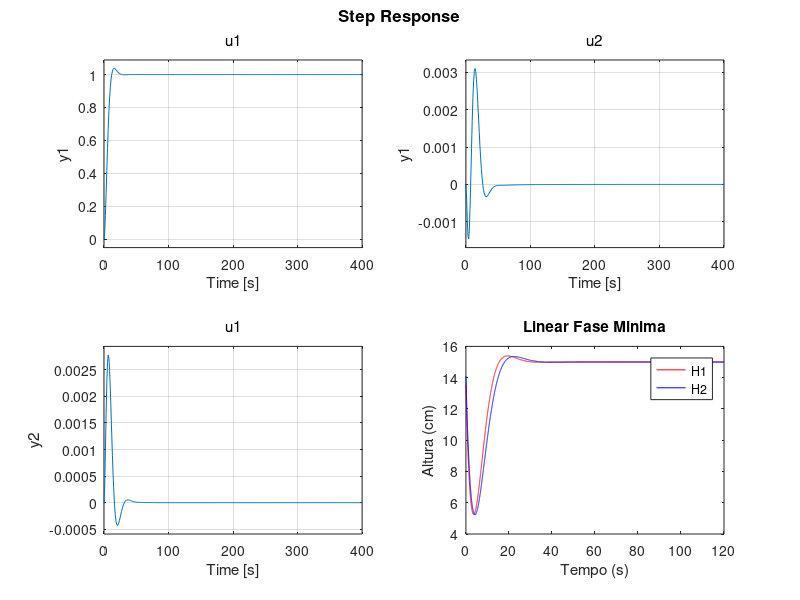

The MATLAB script that drew this image:
A = [  -0.0153     0    0.0418         0;
         0   -0.0105         0    0.0317;
         0         0   -0.0418         0;
         0         0         0   -0.0317 ];

B =[0.0833         0;
         0    0.0628;
         0    0.0479;
    0.0312         0];

C = [1 0 0 0;
     0 1 0 0];

D = [0 0;
     0 0];
 
I2 = eye(2);
I6 = eye(6);
Z2 = zeros(2);
Z4_2 = zeros(4,2);
Q = I6;
R = I2;

sys = ss(A,B,C,D);
[Kt,S,e] = lqi(sys,Q,R);
K = -Kt(:,1:4)
Ki = -Kt(:,5:6)

Ac = [(A+B*K) B*Ki;
        -C     Z2];

Bc = [Z4_2; I2];
Cc = [C Z2];
Dc = Z2;

sys2 = ss(Ac,Bc,Cc,Dc)
step(sys2)

% Simulation Time
final = 120;
t = 0: 0.01: final; 
totalAmostras = (final/0.01)+1;

% References
r1 = 15*ones(totalAmostras,1);
r2 = 15*ones(totalAmostras,1);
r = [r1 r2];

% Initial States
h01 = 13.5199;
h02 = 14.0934;
h03 = 1.8014;
h04 = 1.5535;
hi1 = 0;
hi2 = 0;

% Simulation
[y, t, x] = lsim(sys2,r,t,[h01 h02 h03 h04 hi1 hi2]);
plot(t,y(:,1),'-r',t,y(:,2),'-b')
title('Linear Fase Minima');
ylabel('Altura (cm)');
xlabel('Tempo (s)');
legend('H1','H2');